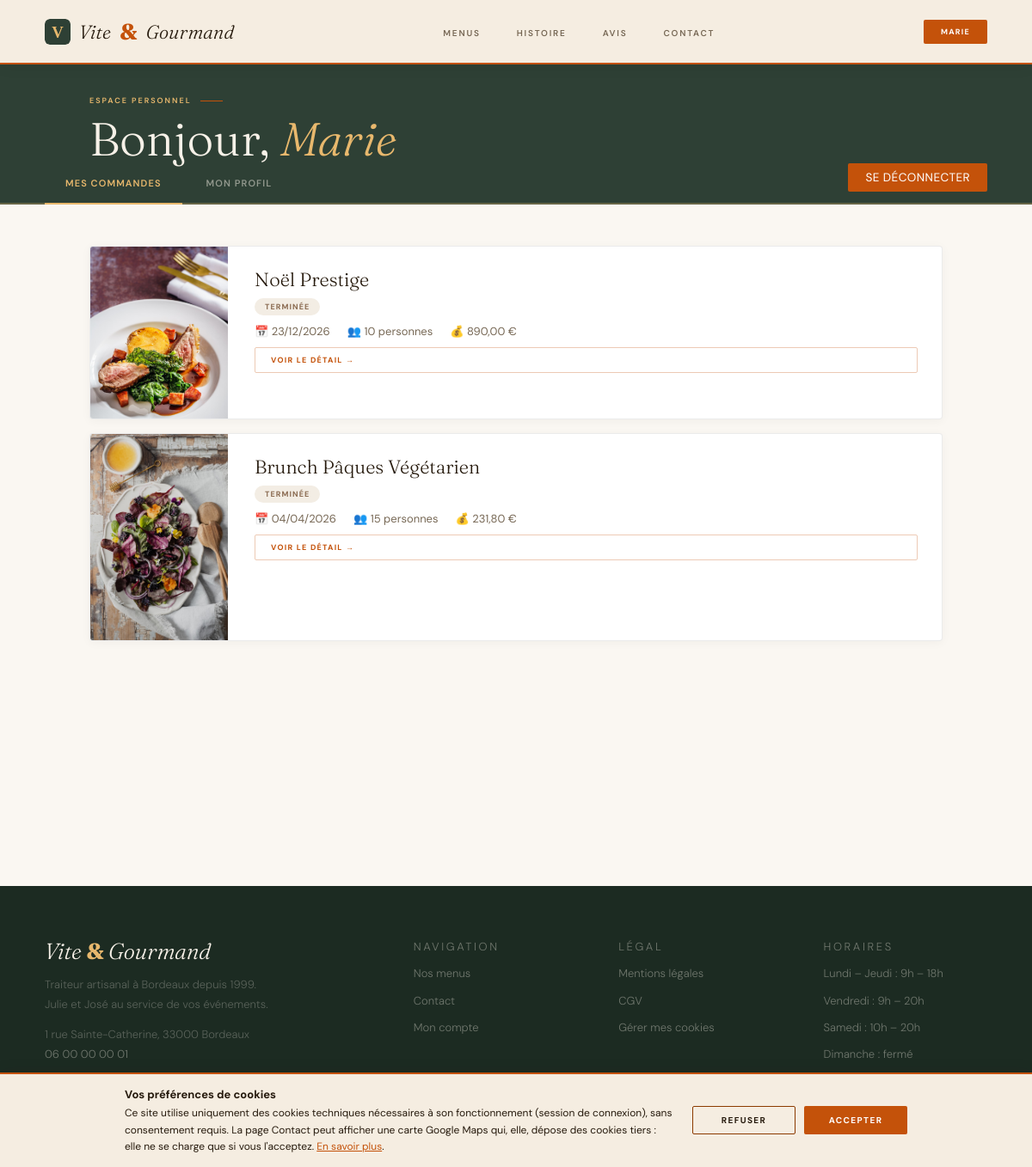
Screenshot of /mon-compte (signed in) with the database file from the repository.
### tables this page shows
CREATE TABLE `commande` (
    `commande_id`     INT           NOT NULL AUTO_INCREMENT,
    `utilisateur_id`  INT           NOT NULL,
    `menu_id`         INT           NOT NULL,
    `nb_personnes`    INT           NOT NULL,
    `date_livraison`  DATE          NOT NULL,
    `heure_livraison` TIME          NOT NULL,
    `prix_menu`       DECIMAL(10,2) NOT NULL,
    `prix_livraison`  DECIMAL(10,2) NOT NULL,
    `prix_reduction`  DECIMAL(10,2) NOT NULL,
    `prix_total`      DECIMAL(10,2) NOT NULL,
    `pret_materiel`   BOOLEAN       NOT NULL DEFAULT 0,
    `restitution_materiel` BOOLEAN  NOT NULL DEFAULT 0,
    `motif_annulation`TEXT          NULL,
    `created_at`      DATETIME      NOT NULL DEFAULT CURRENT_TIMESTAMP,
    PRIMARY KEY (`commande_id`),
    CONSTRAINT `fk_commande_utilisateur` FOREIGN KEY (`utilisateur_id`) REFERENCES `utilisateur`(`utilisateur_id`),
    CONSTRAINT `fk_commande_menu` FOREIGN KEY (`menu_id`) REFERENCES `menu`(`menu_id`)
);

CREATE TABLE `menu` (
    `menu_id`         INT          NOT NULL AUTO_INCREMENT,
    `regime_id`       INT          NOT NULL,
    `theme_id`        INT          NOT NULL,
    `titre`           VARCHAR(150) NOT NULL,
    `description`     TEXT         NOT NULL,
    `nb_personnes_min`INT          NOT NULL,
    `prix_base`       DECIMAL(10,2)NOT NULL,
    `stock`           INT          NOT NULL,
    `image`           VARCHAR(255) NOT NULL,
    `actif`           BOOLEAN      NOT NULL DEFAULT 1,
    `created_at`      DATETIME     NOT NULL DEFAULT CURRENT_TIMESTAMP,
    PRIMARY KEY (`menu_id`),
    CONSTRAINT `fk_menu_regime` FOREIGN KEY (`regime_id`) REFERENCES `regime`(`regime_id`),
    CONSTRAINT `fk_menu_theme`  FOREIGN KEY (`theme_id`) REFERENCES `theme`(`theme_id`)
);

### core/Controller.php (called while the page is built, shortened)
<?php
abstract class Controller
{
    protected function render(string $view, array $data = []): void
    {
        extract($data);
        $viewPath = VIEWS_PATH . '/' . $view . '.php';
        require VIEWS_PATH . '/layouts/header.php';
        require $viewPath;
        require VIEWS_PATH . '/layouts/footer.php';
    }
}

### app/Controllers/UserController.php (called while the page is built, shortened)
<?php
class UserController extends Controller
{
    private CommandeModel $commandeModel;
    public function __construct()
    {
        $this->commandeModel = new CommandeModel();
    }
    public function index(): void
    {
        $commandes = $this->commandeModel->getByUser($_SESSION['user']['id']);
        $this->render('user/index', [
            'title'     => 'Mon compte',
            'commandes' => $commandes,
            'csrf'      => $this->csrfField(),
        ]);
    }
}

### public/index.php (called while the page is built, shortened)
<?php
require_once __DIR__ . '/../vendor/autoload.php';
require_once __DIR__ . '/../core/autoload.php';
require_once __DIR__ . '/../core/Router.php';
$router = new Router();
$router->add('GET',  '/',           'HomeController',  'index');
$router->add('GET',  '/menus',      'MenuController',  'index');
$router->add('GET',  '/menus/:id',  'MenuController',  'detail');
$router->add('GET',  '/connexion',   'AuthController', 'login');
$router->add('POST', '/connexion',   'AuthController', 'login');
$router->add('GET',  '/inscription', 'AuthController', 'register');
$router->add('POST', '/inscription', 'AuthController', 'register');
$router->add('POST', '/deconnexion', 'AuthController', 'logout');
$router->add('GET',  '/commande', 'CommandeController', 'index');
$router->add('POST', '/commande', 'CommandeController', 'store');
$router->add('GET',  '/mon-compte',               'UserController', 'index');
$router->add('GET',  '/mon-compte/commandes/:id', 'UserController', 'commande');
$router->add('POST', '/mon-compte/annuler',       'UserController', 'cancelCommande');
$router->add('POST', '/mon-compte/avis',          'UserController', 'createAvis');
$router->add('GET',  '/mon-compte/profil',        'UserController', 'profil');
$router->add('POST', '/mon-compte/profil',        'UserController', 'profil');
$router->add('GET',  '/employe',              'EmployeController', 'index');
$router->add('GET',  '/employe/commande',     'EmployeController', 'commande');
$router->add('POST', '/employe/statut',       'EmployeController', 'updateStatut');
$router->add('GET',  '/employe/menus',        'EmployeController', 'menus');
$router->add('POST', '/employe/menus/toggle', 'EmployeController', 'toggleMenu');
$router->add('GET',  '/employe/avis',         'EmployeController', 'avis');
$router->add('POST', '/employe/avis/update',  'EmployeController', 'updateAvis');
$router->add('GET',  '/admin',                  'AdminController', 'index');
$router->add('GET',  '/admin/commande',         'AdminController', 'commande');
$router->add('POST', '/admin/statut',           'AdminController', 'updateStatut');
$router->add('GET',  '/admin/menus',            'AdminController', 'menus');
$router->add('POST', '/admin/menus/toggle',     'AdminController', 'toggleMenu');
$router->add('POST', '/admin/menus/stock',      'AdminController', 'updateStock');
$router->add('GET',  '/admin/avis',             'AdminController', 'avis');
$router->add('POST', '/admin/avis/update',      'AdminController', 'updateAvis');
$router->add('GET',  '/admin/employes',         'AdminController', 'employes');
$router->add('GET',  '/admin/employes/create',  'AdminController', 'createEmploye');
$router->add('POST', '/admin/employes/create',  'AdminController', 'createEmploye');
$router->add('POST', '/admin/employes/toggle',  'AdminController', 'toggleEmploye');
$router->add('GET',  '/admin/stats',            'AdminController', 'stats');
$router->add('GET',  '/contact', 'ContactController', 'index');
$router->add('POST', '/contact', 'ContactController', 'index');
$router->add('GET', '/mentions-legales', 'LegalController', 'mentions');
$router->add('GET', '/cgv',              'LegalController', 'cgv');
$router->add('GET',  '/mot-de-passe-oublie',          'AuthController', 'forgotPassword');
$router->add('POST', '/mot-de-passe-oublie',          'AuthController', 'forgotPassword');
$router->add('GET',  '/reinitialiser-mot-de-passe',   'AuthController', 'resetPassword');
$router->add('POST', '/reinitialiser-mot-de-passe',   'AuthController', 'resetPassword');
$router->dispatch();

### core/autoload.php (called while the page is built, shortened)
<?php
spl_autoload_register(function (string $class): void {
    $paths = [
        ROOT_PATH . '/app/Controllers/' . $class . '.php',
        ROOT_PATH . '/app/Models/' . $class . '.php',
        ROOT_PATH . '/core/' . $class . '.php',
    ];
    foreach ($paths as $path) {
        if (file_exists($path)) {
            return;
        }
    }
});

### core/Database.php (called while the page is built, shortened)
<?php
class Database
{
    private static ?PDO $instance = null;
    private static bool $pingDone = false;
    public static function getInstance(): PDO
    {
        if (!self::$pingDone) {
            self::$pingDone = true;
            try {
                self::$instance->query('SELECT 1');
            } catch (PDOException $e) {
                self::$instance = null;
                self::connect();
            }
        }
        return self::$instance;
    }
    private static function connect(): void
    {
        try {
            self::$instance = new PDO(
                'mysql:host=' . DB_HOST . ';port=' . DB_PORT . ';dbname=' . DB_NAME . ';charset=' . DB_CHARSET,
                DB_USER,
                DB_PASS,
                [
                    PDO::ATTR_ERRMODE                  => PDO::ERRMODE_EXCEPTION,
                    PDO::ATTR_DEFAULT_FETCH_MODE       => PDO::FETCH_ASSOC,
                    PDO::ATTR_EMULATE_PREPARES         => false,
                    PDO::ATTR_PERSISTENT               => true,
                    PDO::MYSQL_ATTR_INIT_COMMAND       => "SET NAMES 'utf8mb4'",
                    PDO::MYSQL_ATTR_USE_BUFFERED_QUERY => true,
                ]
            );
        } catch(PDOException $e) {
            error_log('Database connection error: ' . $e->getMessage());
            die('Erreur de connexion à la base de données. Veuillez réessayer plus tard.');
        }
    }
}

### core/Model.php (called while the page is built, shortened)
<?php
abstract class Model
{
    public function __construct()
    {
        $this->db = Database::getInstance();
    }
}

### app/Models/CommandeModel.php (called while the page is built, shortened)
<?php
class CommandeModel extends Model
{
    public static function statutLabel(string $statut): string
    {
        return self::STATUT_LABELS[$statut] ?? ucfirst(str_replace('_', ' ', $statut));
    }
    public function getByUser(int $userId): array
    {
        $stmt = $this->db->prepare('
            SELECT
                c.*,
                m.titre AS menu_titre,
                m.image AS menu_image,
                s.statut AS statut_actuel
            FROM commande c
            JOIN menu m ON c.menu_id = m.menu_id
            LEFT JOIN suivi_commande s ON s.suivi_id = (
                SELECT MAX(suivi_id) FROM suivi_commande WHERE commande_id = c.commande_id
            )
            WHERE c.utilisateur_id = :user_id
            ORDER BY c.created_at DESC
        ');
        $stmt->execute([':user_id' => $userId]);
        return $stmt->fetchAll();
    }
}

### app/Views/user/index.php (the view)
<main>
<section class="user-s">
    <div class="user-header reveal">
        <div class="wrap">
            <p class="kicker">Espace personnel</p>
            <h1 class="sec-h2">Bonjour, <em><?= htmlspecialchars($_SESSION['user']['prenom']) ?></em></h1>
        </div>
    </div>
    <div class="user-nav">
        <a href="/mon-compte" class="user-nav-link active">Mes commandes</a>
        <a href="/mon-compte/profil" class="user-nav-link">Mon profil</a>
        <form method="POST" action="/deconnexion" style="display:inline;"><?= $_csrf_field ?><button type="submit" class="user-nav-link user-nav-logout">Se déconnecter</button></form>
    </div>
    <div class="wrap">
        <?php if (empty($commandes)): ?>
            <div class="user-empty">
                <p>Vous n'avez pas encore passé de commande.</p>
                <a href="/menus" class="hbtn"><span>Découvrir nos menus</span></a>
            </div>
        <?php else: ?>
            <div class="commandes-liste">
                <?php foreach ($commandes as $commande): ?>
                <div class="commande-card reveal">
                    <div class="commande-card-img">
                        <img src="<?= htmlspecialchars($commande['menu_image']) ?>"
                             alt="<?= htmlspecialchars($commande['menu_titre']) ?>">
                    </div>
                    <div class="commande-card-body">
                        <div class="commande-card-head">
                            <h2 class="commande-card-titre"><?= htmlspecialchars($commande['menu_titre']) ?></h2>
                            <span class="commande-statut commande-statut-<?= htmlspecialchars($commande['statut_actuel']) ?>">
                                <?= htmlspecialchars(CommandeModel::statutLabel($commande['statut_actuel'])) ?>
                            </span>
                        </div>
                        <div class="commande-card-infos">
                            <span><span role="img" aria-label="Date">📅</span> <?= date('d/m/Y', strtotime($commande['date_livraison'])) ?></span>
                            <span><span role="img" aria-label="Personnes">👥</span> <?= $commande['nb_personnes'] ?> personnes</span>
                            <span><span role="img" aria-label="Prix">💰</span> <?= number_format($commande['prix_total'], 2, ',', ' ') ?> €</span>
                        </div>
                        <a href="/mon-compte/commandes/<?= $commande['commande_id'] ?>" class="menu-link">
                            Voir le détail →
                        </a>
                    </div>
                </div>
                <?php endforeach; ?>
            </div>
        <?php endif; ?>
    </div>
</section>
</main>

### core/Router.php (shortened to what this page needs)
<?php
class Router
{
    private array $routes = [];
    public function add(string $method, string $path, string $controller, string $action): void
    {
        $this->routes[] = [
            'method' => strtoupper($method),
            'path' => $path,
            'controller' => $controller,
            'action' => $action,
        ];
    }
    public function dispatch(): void
    {
        $method = $_SERVER['REQUEST_METHOD'];
        $uri = parse_url($_SERVER['REQUEST_URI'], PHP_URL_PATH);
        $uri = $uri ?: '/';
        foreach ($this->routes as $route) {
            if ($route['method'] !== $method) continue;
            $pattern = preg_replace('#:([a-zA-Z]+)#', '([^/]+)', $route['path']);
            $pattern = '#^' . $pattern . '$#';
            if (preg_match($pattern, $uri, $matches)) {
                $action          = $route['action'];
                $controller      = new $controllerClass();
                $controller->$action();
                return;
            }
        }
        require VIEWS_PATH . '/layouts/header.php';
        require VIEWS_PATH . '/layouts/footer.php';
    }
}

### rows the page displays
commande: menu.image (picture), menu.titre "Noël Prestige", statut_actuel "TERMINÉE", date_livraison "23/12/2026", nb_personnes "10", prix_total "890,00"
commande: menu.image (picture), menu.titre "Brunch Pâques Végétarien", statut_actuel "TERMINÉE", date_livraison "04/04/2026", nb_personnes "15", prix_total "231,80"

### other values shown
$ligne['jours'] "Lundi – Jeudi"
$ligne['heures'] "9h – 18h"
$ligne['jours'] "Vendredi"
$ligne['heures'] "9h – 20h"
$ligne['jours'] "Samedi"
$ligne['heures'] "10h – 20h"
$ligne['jours'] "Dimanche"
$ligne['heures'] "fermé"
